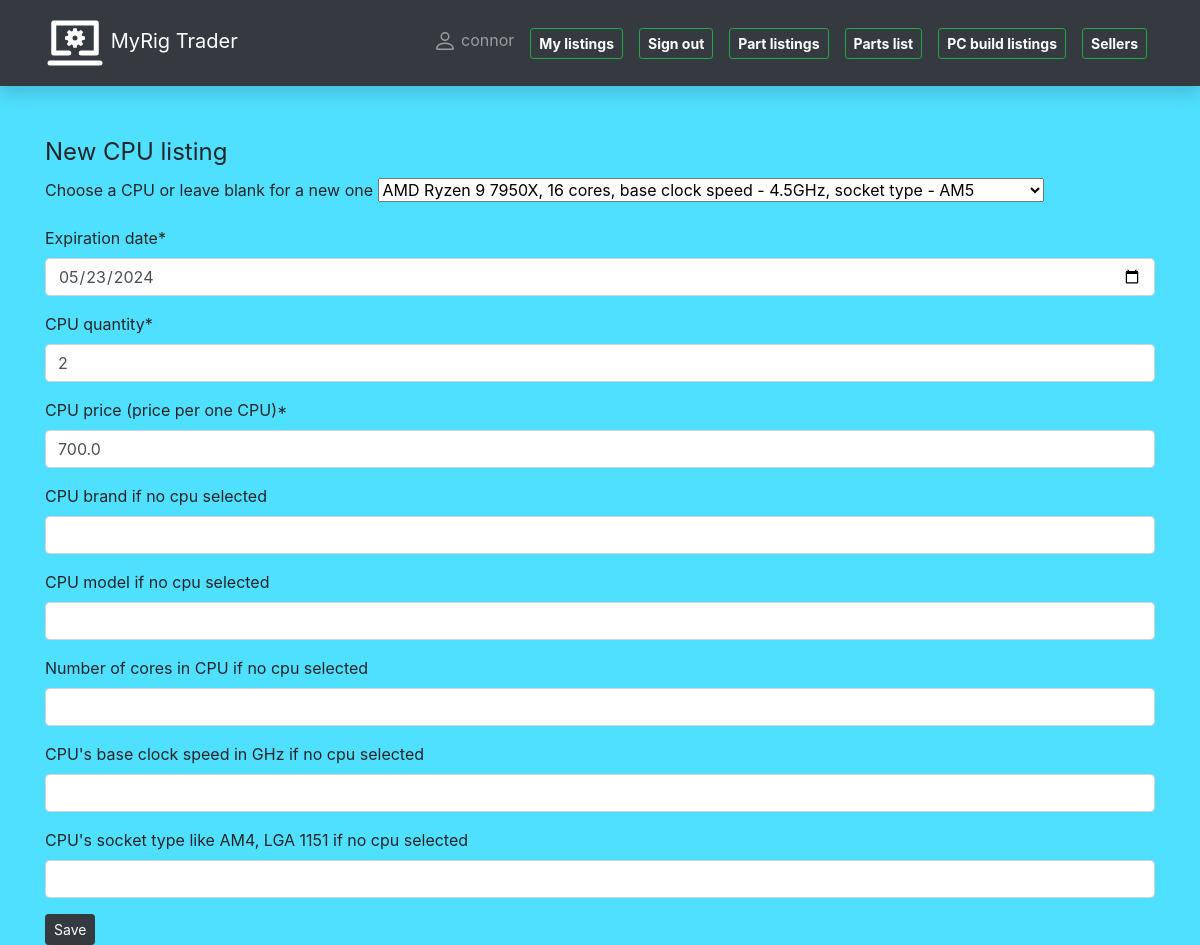
Screenshot of /pcportal/mylistings/cpu/update/6 (signed in) with the database file from the repository.
### pcportal/models/part_listing_models.py (models this page shows, shortened)
class PartListing(models.Model):
    date_created = models.DateField("Date listed", auto_now_add=True)
    expiration_date = models.DateField("Expiration date", default="2025-03-20")
    quantity = models.IntegerField("quantity",
                                   help_text="Quantity of units")
    price = models.FloatField("Price per piece")
    listing_seller = models.ForeignKey(User, on_delete=models.SET_NULL, null=True, blank=True)
    class Meta:
        abstract = True

class CpuListing(PartListing):
    cpu = models.ForeignKey(Cpu, on_delete=models.CASCADE)
    seller = models.ForeignKey(Seller, on_delete=models.CASCADE,
                               related_name="cpu_listing")
    def display_seller(self):
        return f"{self.seller.f_name} {self.seller.l_name}"
    display_seller.short_description = "SELLER"

### pcportal/views/update_listing_views.py (the view, shortened to what this page needs)
# urls.py: path('mylistings/cpu/update/<int:pk>', views.CpuListingByUserUpdateView.as_view(),
class CpuListingByUserUpdateView(LoginRequiredMixin, UserPassesTestMixin, generic.UpdateView):
    model = CpuListing
    form_class = UserCpuListingCreateForm
    template_name = 'user_create_templates/user_cpulisting_form.html'
    success_url = '/pcportal/mylistings'
    def test_func(self):
        cpulisting_object = self.get_object()
        return cpulisting_object.listing_seller == self.request.user

### pcportal/forms.py (shortened to what this page needs)
class UserCpuListingCreateForm(forms.ModelForm):
    cpu = forms.ModelChoiceField(queryset=Cpu.objects.all(),
                                 label="Choose a CPU or leave blank for a new one", required=False)
    cpu_brand = forms.CharField(required=False, label="CPU brand if no cpu selected")
    cpu_model_new = forms.CharField(required=False, label="CPU model if no cpu selected")
    cpu_cores = forms.IntegerField(required=False, label="Number of cores in CPU if no cpu selected")
    cpu_base_speed = forms.FloatField(required=False, label="CPU's base clock speed in GHz if no cpu selected")
    cpu_socket_type = forms.CharField(required=False, label="CPU's socket type like AM4, LGA 1151 if no cpu selected")
    price = forms.FloatField(required=True, label="CPU price (price per one CPU)", min_value=1)
    quantity = forms.IntegerField(required=True, label="CPU quantity", min_value=1)
    class Meta:
        model = CpuListing
        fields = ('cpu', 'expiration_date', 'quantity', 'price', 'listing_seller')
        widgets = {
            'expiration_date': DateInput(),
            'listing_seller': forms.HiddenInput(),
        }

### pcportal/models/part_models.py (called while the page is built)
    def __str__(self):
        return (f"{self.brand} {self.cpu_model}, {self.cores} cores, "
                f"base clock speed - {self.base_clock_speed}GHz, "
                f"socket type - {self.socket_type}")

### pcportal/templates/user_create_templates/user_cpulisting_form.html (shortened to what this page needs)
{% extends 'base.html' %}
{% load crispy_forms_tags %}
{% block content %}
<form method="post">
    <fieldset>
        <legend>New CPU listing</legend>
        {{ form | crispy }}
        <input type="submit" class="btn btn-dark btn-sm" value="Save">
    </fieldset>
</form>
{% endblock %}

### pcportal/templates/base.html (shortened to what this page needs)
<!DOCTYPE html>
<html lang="en">
<head>
    <link
            rel="stylesheet"
            href="https://stackpath.bootstrapcdn.com/bootstrap/4.1.3/css/bootstrap.min.css"
    />
    <link
            rel="stylesheet"
            href="https://cdnjs.cloudflare.com/ajax/libs/font-awesome/4.7.0/css/font-awesome.min.css"
    />
    {% load static %}
    <link rel="stylesheet" href="{% static 'css/styles.css' %}"/>
</head>
<body>
<nav
        class="navbar navbar-expand-lg navbar-dark bg-dark static-top mb-5 shadow"
>
    <div class="container">
        <a class="navbar-brand" href="{% url 'index_n' %}">
            MyRig Trader</a
        >
        <div class="collapse navbar-collapse" id="navbarResponsive">
            <ul class="navbar-nav ml-auto">
                {% if user.is_authenticated %}
                <li class="nav-item">
                    <a class="nav-link" href="{% url 'user-profile' %}">
                        {{ user.username }}</a>
                </li>
                <li class="nav-item">
                    <a class="nav-link" href="{% url 'my-listings' %}">
                        <button class="btn btn-outline-success btn-sm text-white"><b>My listings</b></button>
                    </a>
                </li>
                <li class="nav-item">
                    <a class="nav-link" href="{% url 'logout' %}">
                        <button class="btn btn-outline-success btn-sm text-white"><b>Sign out</b></button>
                    </a>
                </li>
                {% endif %}
                <li class="nav-item">
                    <a class="nav-link" href="{% url 'part-listings' %}">
                        <button class="btn btn-outline-success btn-sm text-white"><b>Part listings</b></button>
                    </a>
                </li>
                <li class="nav-item">
                    <a class="nav-link" href="{% url 'part-list' %}">
                        <button class="btn btn-outline-success btn-sm text-white"><b>Parts list</b></button>
                    </a>
                </li>
                <li class="nav-item">
                    <a class="nav-link" href="{% url 'pcbuild-listings' %}">
                        <button class="btn btn-outline-success btn-sm text-white"><b>PC build listings</b></button>
                    </a>
                </li>
                <li class="nav-item">
                    <a class="nav-link" href="{% url 'sellers-all' %}">
                        <button class="btn btn-outline-success btn-sm text-white"><b>Sellers</b></button>
                    </a>
                </li>
            </ul>
        </div>
    </div>
</nav>
<div class="container">{% block content %}{% endblock %}</div>
</body>
</html>

### pcportal/static/css/styles.css (style rules this page uses)
body { background-color: #4fdfff; }

### rows the page displays
CpuListing: cpu "AMD Ryzen 9 7950X, 16 cores, base clock speed - 4.5GHz, socket type - AM5", expiration_date "05/23/2024", quantity "2", price "700.0"

### other values shown
{{ user.username }} "connor"
